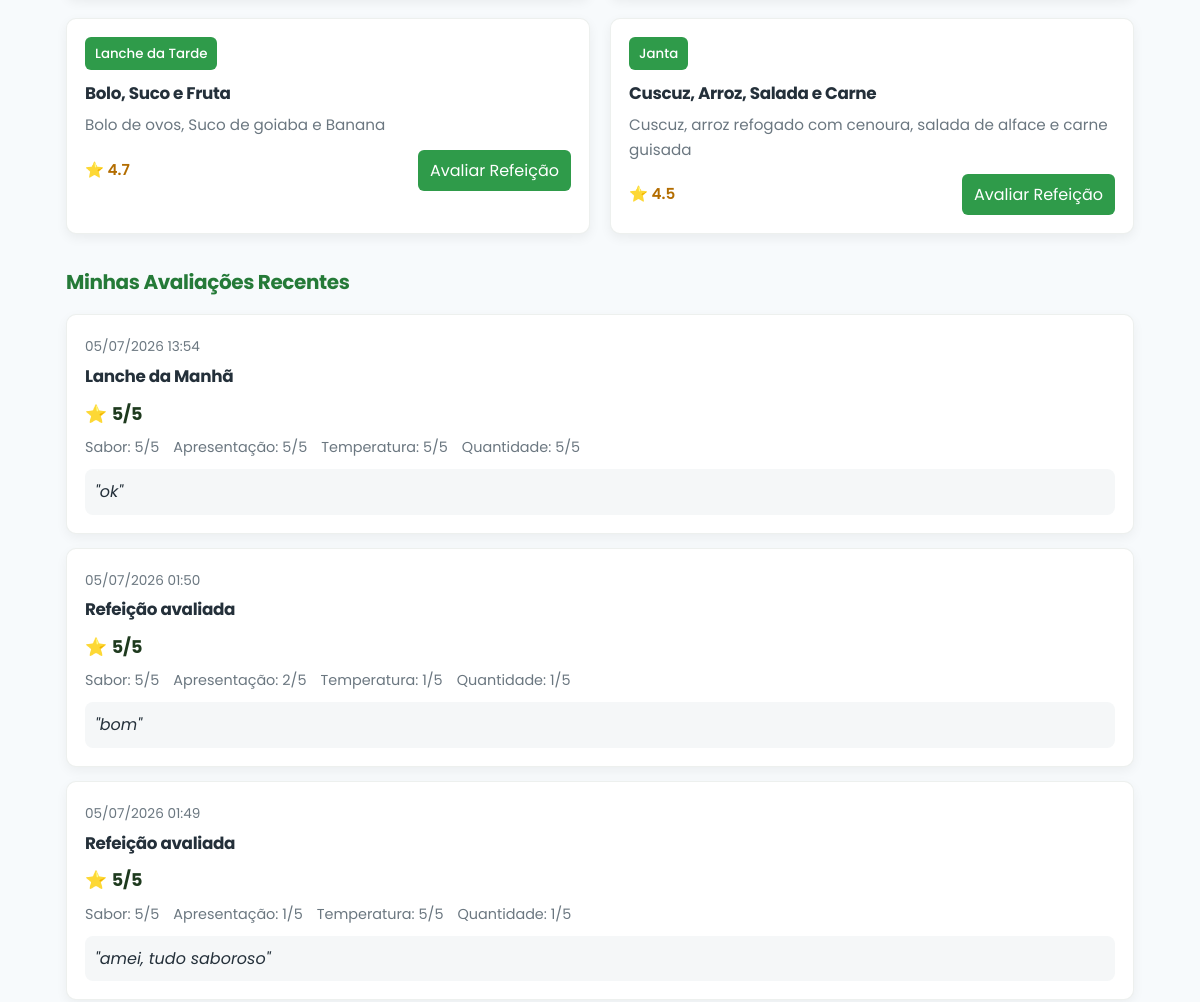
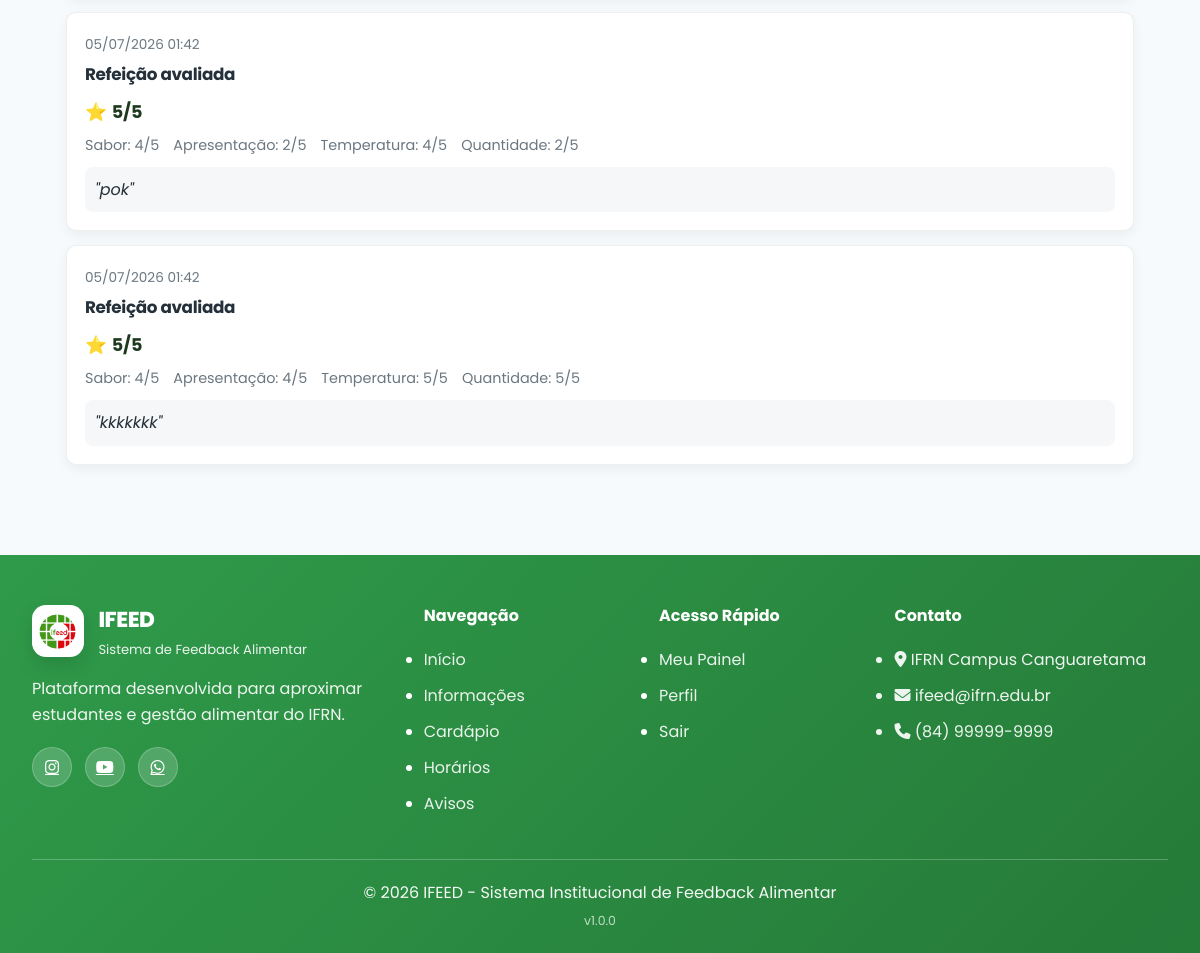
/aluno/ (signed in, lower part), run on an earlier commit of the app's database (2 pictures, top to bottom).
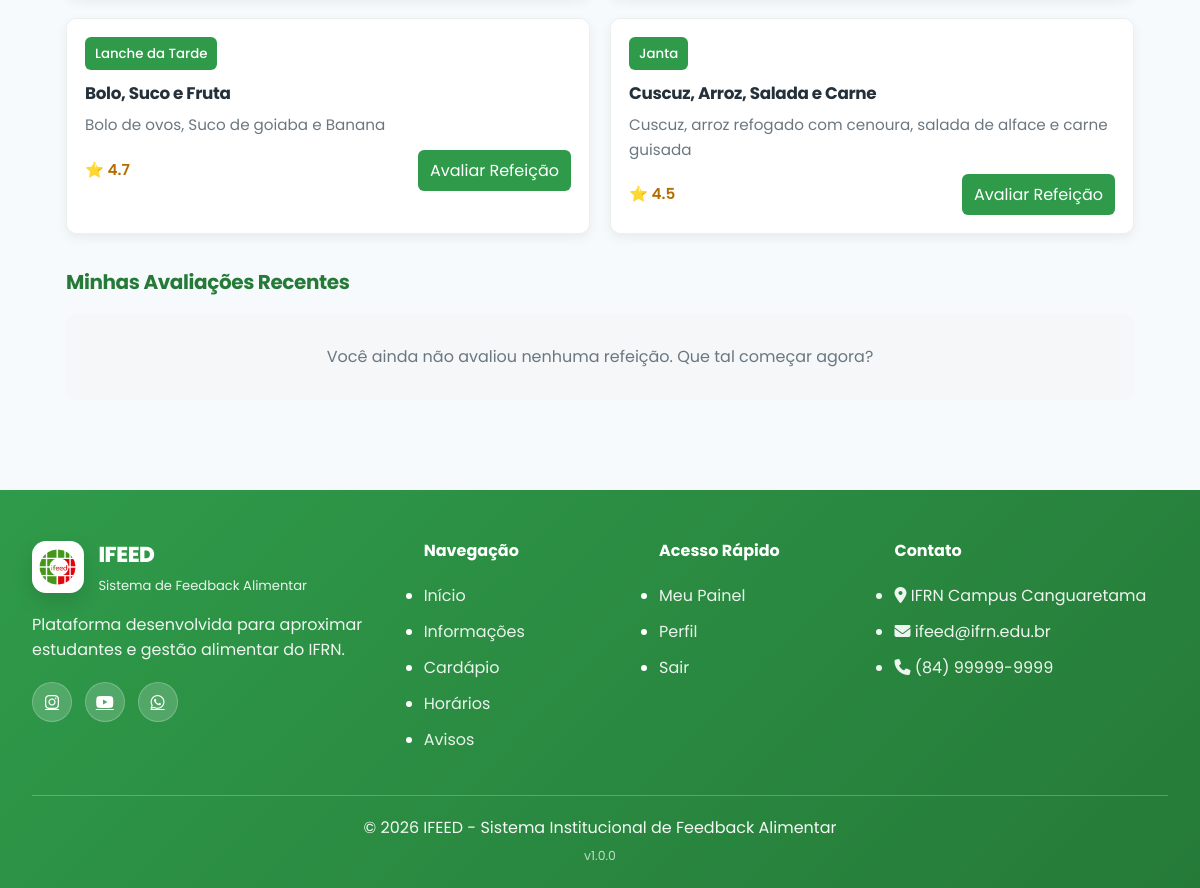
And on a later commit of the database.
### core/models.py (models this page shows, shortened)
class Avaliacao(models.Model):
    aluno = models.ForeignKey(Usuario, on_delete=models.CASCADE, related_name='avaliacoes')
    refeicao = models.CharField('Refeição', max_length=200)
    avaliacao_geral = models.IntegerField(
        'Avaliação Geral',
        validators=[MinValueValidator(1), MaxValueValidator(5)]
    )
    sabor = models.IntegerField('Sabor', validators=[MinValueValidator(1), MaxValueValidator(5)])
    apresentacao = models.IntegerField('Apresentação', validators=[MinValueValidator(1), MaxValueValidator(5)])
    temperatura = models.IntegerField('Temperatura', validators=[MinValueValidator(1), MaxValueValidator(5)])
    quantidade = models.IntegerField('Quantidade', validators=[MinValueValidator(1), MaxValueValidator(5)])
    comentario = models.TextField('Comentário', blank=True)
    data = models.DateTimeField('Data', auto_now_add=True)
    class Meta:
        ordering = ['-data']
        verbose_name = 'Avaliação'
        verbose_name_plural = 'Avaliações'

### core/views.py (the view)
# urls.py: path('aluno/', views.aluno_view, name='aluno'),
@login_required
def aluno_view(request):
    minhas_avaliacoes = Avaliacao.objects.filter(aluno=request.user).order_by('-data')
    return render(request, 'aluno.html', {
        'minhas_avaliacoes': minhas_avaliacoes,
    })

### core/models.py (called while the page is built)
    @property
    def is_admin_ifeed(self):
        return self.tipo_usuario == 'ADMIN' or self.is_staff or self.is_superuser

### templates/aluno.html (shortened to what this page needs)
{% extends 'base.html' %}
{% load static %}
{% block extra_css %}
    <link rel="stylesheet" href="{% static 'estilos/aluno.css' %}">
{% endblock %}
{% block content %}
<main class="aluno-main">
    <section class="today-meals">
        <div class="meals-row">
            <article class="meal-card">
                <div class="meal-card-header">
                    <small>Lanche da Tarde</small>
                    <h3>Bolo, Suco e Fruta</h3>
                </div>
                <p class="meal-desc">Bolo de ovos, Suco de goiaba e Banana</p>
                <div class="meal-footer">
                    <div class="rating">⭐ 4.7</div>
                    <a href="{% url 'avaliacao' %}?refeicao=Lanche%20da%20Tarde" class="btn avaliar">Avaliar Refeição</a>
                </div>
            </article>
            <article class="meal-card">
                <div class="meal-card-header">
                    <small>Janta</small>
                    <h3>Cuscuz, Arroz, Salada e Carne</h3>
                </div>
                <p class="meal-desc">Cuscuz, arroz refogado com cenoura, salada de alface e carne guisada</p>
                <div class="meal-footer">
                    <div class="rating">⭐ 4.5</div>
                    <a href="{% url 'avaliacao' %}?refeicao=Jantar" class="btn avaliar">Avaliar Refeição</a>
                </div>
            </article>
        </div>
    </section>
    <section class="recent-reviews">
        <h2>Minhas Avaliações Recentes</h2>
        {% if minhas_avaliacoes %}
            <div class="reviews-container">
                {% for avaliacao in minhas_avaliacoes %}
                    <article class="review-card">
                        <div class="review-card-header">
                            <div>
                                <small>{{ avaliacao.data|date:"d/m/Y H:i" }}</small>
                                <h3>{{ avaliacao.refeicao }}</h3>
                            </div>
                        </div>
                        <div class="review-general">
                            ⭐ <strong>{{ avaliacao.avaliacao_geral }}/5</strong>
                        </div>
                        <div class="review-details">
                            <span>Sabor: {{ avaliacao.sabor }}/5</span>
                            <span>Apresentação: {{ avaliacao.apresentacao }}/5</span>
                            <span>Temperatura: {{ avaliacao.temperatura }}/5</span>
                            <span>Quantidade: {{ avaliacao.quantidade }}/5</span>
                        </div>
                        {% if avaliacao.comentario %}
                            <p class="review-comment">"{{ avaliacao.comentario }}"</p>
                        {% endif %}
                    </article>
                {% endfor %}
            </div>
        {% else %}
            <p class="empty-state">Você ainda não avaliou nenhuma refeição. Que tal começar agora?</p>
        {% endif %}
    </section>
</main>
{% endblock %}

What changed in the data, as far as the page shows it:
removed Avaliacao: data "05/07/2026 13:54", refeicao "Lanche da Manhã", avaliacao_geral "5", sabor "5", apresentacao "5", temperatura "5", quantidade "5", comentario "ok"
removed Avaliacao: data "05/07/2026 01:50", refeicao "Refeição avaliada", avaliacao_geral "5", sabor "5", apresentacao "2", temperatura "1", quantidade "1", comentario "bom"
removed Avaliacao: data "05/07/2026 01:49", refeicao "Refeição avaliada", avaliacao_geral "5", sabor "5", apresentacao "1", temperatura "5", quantidade "1", comentario "amei, tudo saboroso"
removed Avaliacao: data "05/07/2026 01:42", refeicao "Refeição avaliada", avaliacao_geral "5", sabor "4", apresentacao "2", temperatura "4", quantidade "2", comentario "pok"
removed Avaliacao: data "05/07/2026 01:42", refeicao "Refeição avaliada", avaliacao_geral "5", sabor "4", apresentacao "4", temperatura "5", quantidade "5", comentario "kkkkkkk"
Also different on the page:
text now shown: "Você ainda não avaliou nenhuma refeição. Que tal começar agora?"
